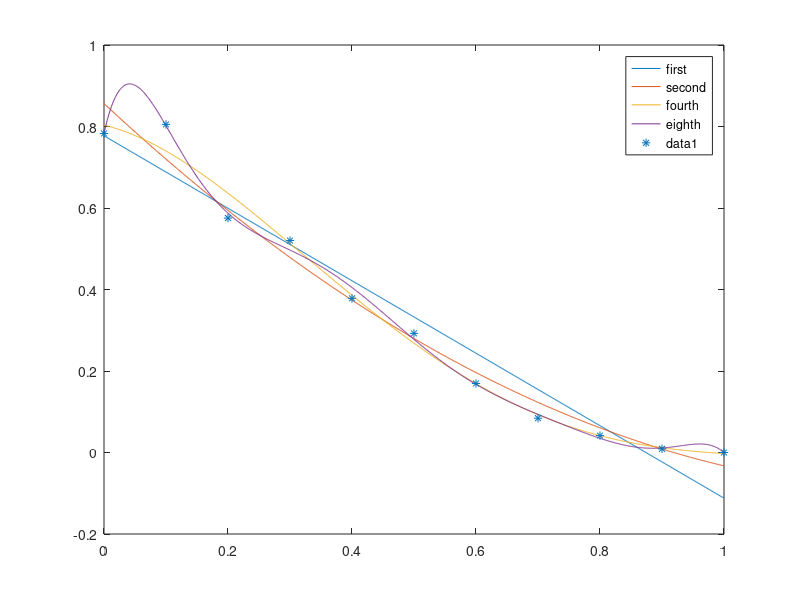

Reproduce this figure in MATLAB.
x = 0:0.1:1;
y = [0.7829 0.8052 0.5753 0.5201 0.3783 0.2923 0.1695 0.0842 0.0415 0.009 0];
p1 = polyfit(x,y,1);
p2 = polyfit(x,y,2);
p3 = polyfit(x,y,4);
p4 = polyfit(x,y,8);

x1 = 0:0.001:1;
figure(1)
plot(x1,polyval(p1,x1))
hold on
plot(x1,polyval(p2,x1))
plot(x1,polyval(p3,x1))
plot(x1,polyval(p4,x1))

legend ('first','second','fourth','eighth')
scatter(x,y,'*')
